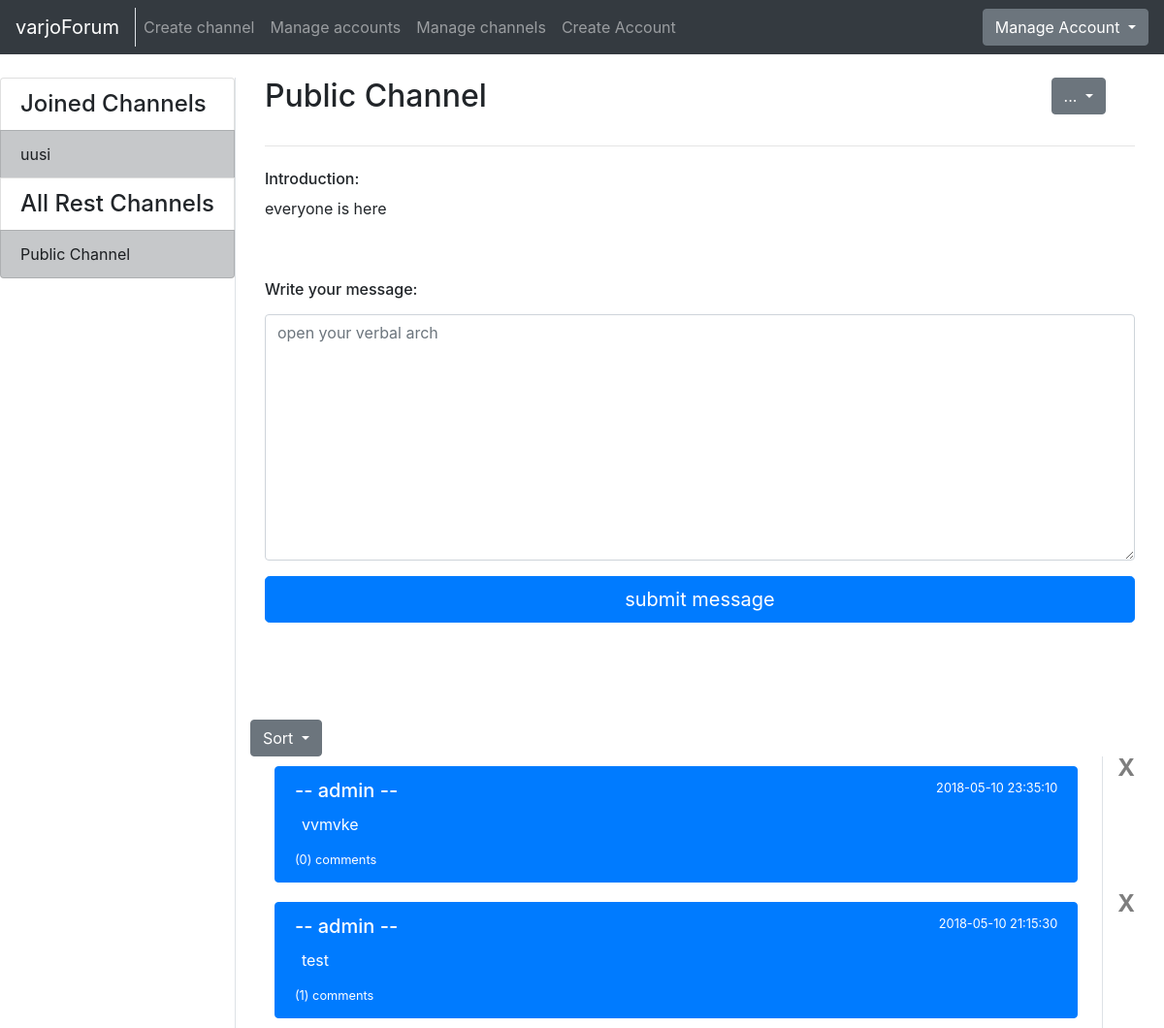
Screenshot of /channels/1/first/ (signed in) with the database file from the repository.
### application/channels/models.py (models this page shows, shortened)
class Channel(Base):
    name = db.Column(db.String(144), nullable=False)
    introduction = db.Column(db.Text, nullable=False)
    master_id = db.Column(db.Integer, nullable=False)
    public = db.Column(db.Boolean, nullable=False)
    messages = db.relationship("Message", backref='Channel', lazy=True)
    accounts = db.relationship('Account', secondary=accounts, lazy='subquery',
        backref=db.backref('channels', lazy=True))
    @staticmethod
    def get_my_channels(account_id):
        stmt = text("SELECT Channel.id, Channel.name"
                    " FROM Channel, Account, Accounts"
                    " WHERE Channel.id = Accounts.channel_id"
                    " AND Account.id = Accounts.account_id"
                    " AND Account.id = :account_id").params(account_id=account_id)
        res = db.engine.execute(stmt)
        response = []
        for row in res:
            response.append({"channel_id":row[0], "channel_name":row[1]})
        return response
    @staticmethod
    def get_channels_where_not_in(account_id):
        stmt = text("SELECT channel.id, channel.name"
                    " FROM Channel"
                    " WHERE Channel.id NOT IN ("
                        " SELECT Channel.id"
                            " FROM Channel, Account, Accounts"
                            " WHERE Channel.id = Accounts.channel_id"
                            " AND Account.id = Accounts.account_id"
                            " AND Account.id = :account_id"
                    " )").params(account_id=account_id)
        res = db.engine.execute(stmt)
        response = []
        for row in res:
            response.append({"id":row[0], "name":row[1]})
        return response
    @staticmethod
    def is_joined(channel_id, account_id):
        stmt = text("SELECT Channel.id"
                    " FROM Channel, Account, Accounts"
                    " WHERE Channel.id = :channel_id"
                    " AND Channel.id = Accounts.channel_id"
                    " AND Account.id = :account_id"
                    " AND Account.id = Accounts.account_id").params(channel_id=channel_id, account_id=account_id)
        res = db.engine.execute(stmt)
        response = False
        for row in res:
            if row[0] == int(channel_id):
                response = True
        return response

### application/messages/models.py (models this page shows, shortened)
class Message(Base):
    body = db.Column(db.Text, nullable=False)
    writer = db.Column(db.String(144), nullable=False)
    account_id = db.Column(db.Integer, db.ForeignKey('account.id'), nullable=False)
    channel_id = db.Column(db.Integer, db.ForeignKey('channel.id'), nullable=False)
    comments = db.relationship("Comment", backref='message', lazy=True)
    @staticmethod
    def count_how_many_comments_get_first(channel_id):
        stmt = text("SELECT Channel.id, Message.id, Channel.name, Message.body, COUNT(Comment.id), Message.writer, Message.date_created, Message.account_id"
                    " FROM Channel, Message"
                    " LEFT JOIN Comment ON Message.id = Comment.message_id"
                    " WHERE Channel.id = Message.channel_id"
                        " and Channel.id = :channel_id"
                    " GROUP BY Channel.id, Message.id"
                    " ORDER BY Message.date_created DESC").params(channel_id=channel_id)
        res = db.engine.execute(stmt)
        response = []
        for row in res:
            response.append({"channel_id":row[0],
                            "message_id":row[1],
                            "channel_name":row[2],
                            "body":row[3],
                            "comment_count":row[4],
                            "writer":row[5],
                            "date":row[6],
                            "account_id":row[7] })
        return response

### application/channels/views.py (the view)
@app.route("/channels/<channel_id>/<sort>/", methods=["GET"])
@login_required
def one_channel_index(channel_id, sort):
    query = []
    if sort == 'first':
        query= Message.count_how_many_comments_get_first(channel_id)
    elif sort == 'last':
        query = Message.count_how_many_comments_get_last(channel_id)
    return render_template("channels/channel.html",
                            messageform = MessageForm(),
                            channel = Channel.query.get(channel_id),
                            que = query ,
                            my_channels=Channel.get_my_channels(current_user.id),
                            all_channels=Channel.get_channels_where_not_in(current_user.id),
                            allready_join = Channel.is_joined(channel_id, current_user.id))

### application/messages/forms.py
class MessageForm(FlaskForm):
    body = TextAreaField("Write your message: ", [validators.Length(min=2)])
    class Meta:
        csrf = False

### application/__init__.py (called while the page is built)
@login_manager.user_loader
def load_user(account_id):
  return Account.query.get(account_id)

### application/templates/channels/channel.html (shortened to what this page needs)
{% extends "layout.html" %}
{% block body %}
<div class="container">
  <div class="row">
    <div class="col">
      <h2>{{ channel.name }}</h2>
    </div>
    {% if current_user.admin == True or current_user.id == channel.master_id %}
    <div class="col-md-auto">
      <div class="btn-group" role="group">
        <button id="btnGroupDrop2" type="button" class="btn btn-secondary dropdown-toggle" data-toggle="dropdown" aria-haspopup="true"
            aria-expanded="false">
          ...
        </button>
      </div>
    </div>
    {% endif %}
    <div class="col-md-auto">
    </div>
  </div>
  <hr class="my-4">
  <div class="row">
    <div class="col">
      <h6>Introduction:</h6>
      <p>{{ channel.introduction }}</p>
    </div>
  </div>
  <div class="row">
  </div>
  {% if allready_join == True or current_user.admin == True or channel.public == True %}
  <div class="row">
    <div class="col">
      {% if current_user.is_authenticated %}
        <form method="POST" action="{{ url_for('messages_create', channel_id=channel.id) }}" name="messageform"
            style="padding-bottom: 100px; padding-top: 30px">
          <div class="form-group">
            <h6>{{ messageform.body.label }}</h6>
            {{ messageform.body(class="form-control", rows=10, placeholder="open your verbal arch") }}
          </div>
          <button type="submit" class="btn btn-primary btn-lg btn-block" >submit message</button>
        </form>
      {% endif %}
      {% if not que %}
      <p>No messages yet</p>
      {% else %}
      <div class="row">
          <div class="btn-group" role="group">
            <button id="btnGroupDrop1" type="button" class="btn btn-secondary dropdown-toggle" data-toggle="dropdown" aria-haspopup="true"
                aria-expanded="false">
              Sort
            </button>
          </div>
      </div>
      {% endif %}
      {% for message in que %}
      <div class="row">
        <div class="col">
          <div class="list-group" style="padding: 10px">
            <a href="{{ url_for('message_index', channel_id=channel.id, message_id=message.message_id) }}"
                class="list-group-item list-group-item-action flex-column align-items-start active">
              <div class="d-flex w-100 justify-content-between">
                <h5 class="mb-1">-- {{ message.writer }} --</h5>
                <small>{{ message.date }}</small>
              </div>
              <p class="mb-1" style="padding: 7px">{{ message.body }}</p>
              <small>({{ message.comment_count }}) comments</small>
            </a>
          </div>
        </div>
        <div class="border-left">
          <div class="col-md-auto">
            {% if current_user.admin == True or current_user.id == message.account_id %}
            <form action="{{ url_for('delete_message', channel_id=channel.id, message_id=message.message_id) }}" method="POST">
              <button type="submit" class="close">X</button>
            </form>
            {% endif %}
          </div>
        </div>
      </div>
      {% endfor %}
    </div>
  </div>
  {% endif %}
</div>
{% endblock %}

### application/templates/layout.html (shortened to what this page needs)
<!DOCTYPE html>
  <html>
    <head>
      <link rel="stylesheet" href="https://maxcdn.bootstrapcdn.com/bootstrap/4.0.0/css/bootstrap.min.css">
    </head>
    <body>
      <nav class="navbar navbar-expand-md navbar-dark bg-dark mb-4">
        <div class="border-right">
          <a class="navbar-brand" href="{{ url_for('index') }}">varjoForum</a>
        </div>
        <div class="collapse navbar-collapse" id="navbarCollapse">
          <ul class="navbar-nav mr-auto">
            {% if current_user.is_authenticated %}
              <li class="nav-item">
                <a class="nav-link" href="{{ url_for('channels_create') }}">Create channel</a>
              </li>
            {% endif %}
            {% if current_user.admin == True %}
              <li class="nav-item">
                <a class="nav-link" href="{{ url_for('account_list') }}">Manage accounts</a>
              </li>
              <li class="nav-item">
                <a href="{{ url_for('channel_manager') }}" class="nav-link">Manage channels</a>
              </li>
              <li class="nav-item">
                <a href="{{ url_for('account_create') }}" class="nav-link">Create Account</a>
              </li>
            {% endif %}
          </ul>
            {% if current_user.is_authenticated %}
            <div class="btn-group">
              <button type="button" class="btn btn-secondary dropdown-toggle" data-toggle="dropdown" aria-haspopup="true" aria-expanded="false">
                  Manage Account
              </button>
            </div>
            {% else %}
            <a class="btn btn-success" href="{{ url_for('auth_login') }}">Login</a>
            {% endif %}
        </div>
      </nav>
      <div class="container-fluid" >
        <div class="row">
            <div class="border-right">
              <div class="col-sx" >
                <div style="float: left">
                  <div class="list-group">
                  {% if current_user.is_authenticated %}
                    {% if my_channels %}
                    <h4 class="list-group-item">Joined Channels</h4>
                    {% endif %}
                    {% for my_channel in my_channels %}
                        <a href="{{ url_for('one_channel_index', channel_id=my_channel.channel_id, sort='first') }}"
                            class="list-group-item list-group-item-action list-group-item-dark">
                        {{ my_channel.channel_name }}
                        </a>
                    {% endfor %}
                    <h4 class="list-group-item">All Rest Channels</h4>
                {% else %}
                {% if all_channels %}
                <h4 class="list-group-item">All Channels</h4>
                {% endif %}
                {% endif %}
                {% for channel in all_channels %}
                <a href="{{ url_for('one_channel_index', channel_id=channel.id, sort='first') }}"
                    class="list-group-item list-group-item-action list-group-item-dark">
                  {{ channel.name }}
                </a>
                {% endfor %}
              </div>
              </div>
              </div>
          </div>
          <div class="col">
            {% block body %}{% endblock %}
          </div>
        </div>
    </body>
  </html>

### rows the page displays
Channel: channel_name "uusi"
Channel: name "Public Channel", introduction "everyone is here"
Message: writer "admin", date "2018-05-10 23:35:10", body "vvmvke", comment_count "0"
Message: writer "admin", date "2018-05-10 21:15:30", body "test", comment_count "1"

### other values shown
{{ messageform.body.label }} "Write your message:"
